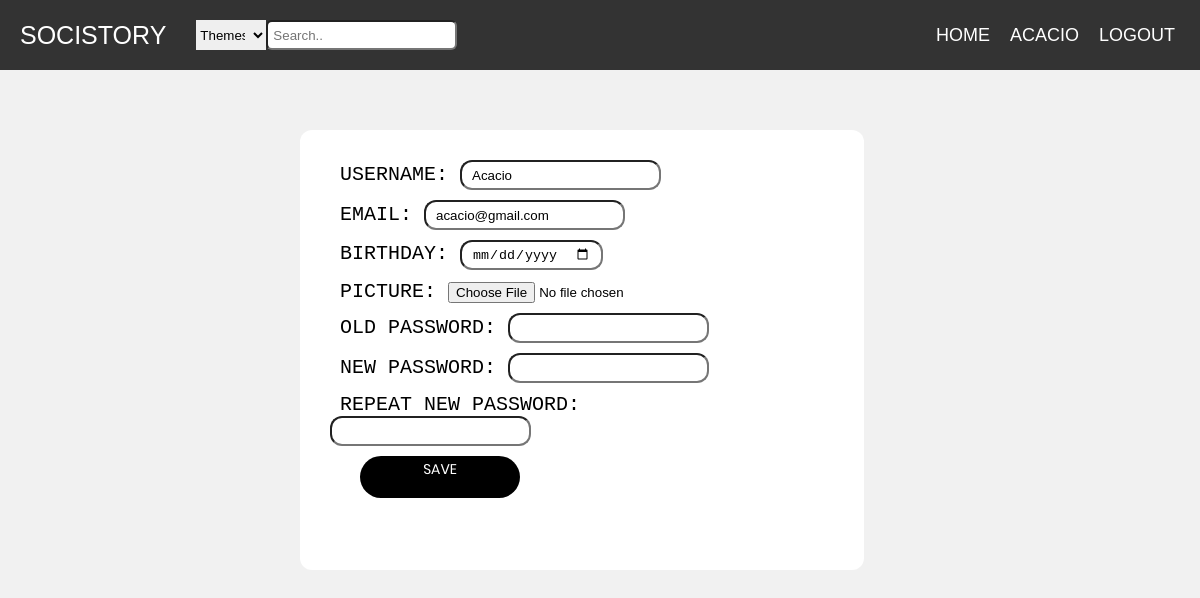
Page /pages/editProfile.php (signed in) on the earlier database version.
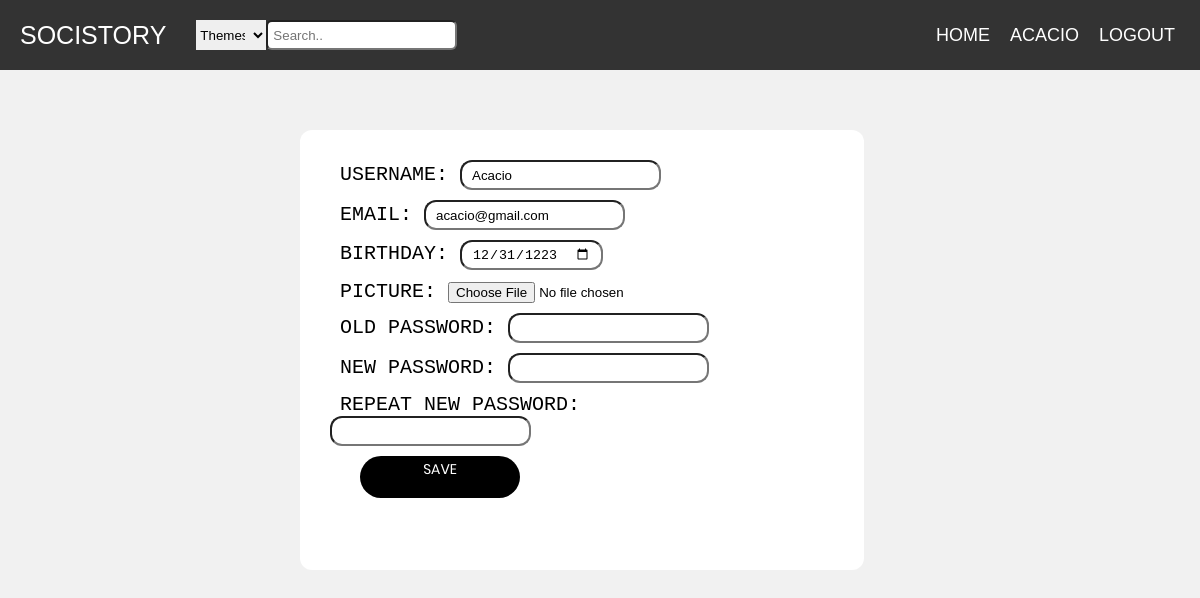
Same page on the later database version.
### tables this page shows
CREATE TABLE users(
  username VARCHAR PRIMARY KEY,
  email VARCHAR UNIQUE,
  password VARCHAR(254) NOT NULL,
  salt VARCHAR(32) NOT NULL,
  birthday DATE,
  img VARCHAR
);

### database/db_comments.php (called while the page is built, shortened)
<?php
    function getUsernameInfo($username){
    $db = Database::instance()->db();
    $stmt = $db->prepare('SELECT *, rowid FROM users where username = ?');
    $stmt->execute(array($username));
    return $stmt->fetch();
    }
?>

### pages/editProfile.php (the view, shortened to what this page needs)
<?php
include_once('../templates/common.php');
include_once('../database/db_comments.php');
    $info = getUsernameInfo($_SESSION['username']);
    ?>
 <link rel="stylesheet" href="../css/profilePage.css">
<section id="profile">
    <div class="container-box">
        <div class="banner_inner d-flex align-items-center">
            <form action="../actions/editProfile.php" method="post" enctype="multipart/form-data">
        <div class="username-block">
            <label for="name">Username: </label>
            <input name="name" type="text" value="<?=$info['username']?>"> <br>
        </div>
        <div class="email-block">
            <label for="email">Email: </label>
            <input name="email" type="email" value="<?=$info['email']?>"> <br>
        </div>
        <div class="birth-block">
            <label for="birth">Birthday: </label>
            <input name="birthday" type="date" value="<?=$info['birthday']?>"><br>
        </div>
        <div class="pic-block" >
            <label for="photo">Picture: </label>
            <input name="photo" type="file" value="<?=$info['img']?>"><br>
        </div>
        <div class="oldpass-block" >
            <label for="old"> Old Password: </label>
            <input name="oldpass" type="password"> <br>
        </div>
        <div class="password-block" >
            <label for="new"> New Password: </label>
            <input id="newPassword" name="newpass" type="password"> <br>
        </div>
        <div class="rpassword-block">
            <label for="repeatnew"> Repeat New Password: </label>
            <input id="rpassword" name="repeatnewpass" type="password"> <br>
        </div>
            <button id="save"type="submit">Save</button>
            </form>
        </div>
    </div>
</section>

Differences in the rows shown:
changed users "Acacio": birthday (not shown) → "12/31/1223"
